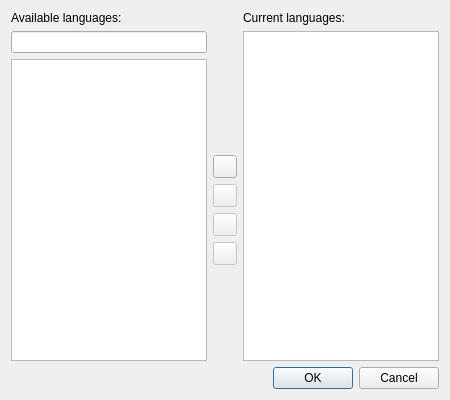
<?xml version="1.0" encoding="UTF-8"?>
<ui version="4.0">
 <class>LanguagesDialog</class>
 <widget class="QDialog" name="LanguagesDialog">
  <property name="geometry">
   <rect>
    <x>0</x>
    <y>0</y>
    <width>450</width>
    <height>400</height>
   </rect>
  </property>
  <property name="windowTitle">
   <string>Edit languages</string>
  </property>
  <property name="windowIcon">
   <iconset theme="preferences-desktop-locale">
    <normaloff>.</normaloff>.</iconset>
  </property>
  <layout class="QGridLayout" name="gridLayout">
   <item row="2" column="1" alignment="Qt::AlignBottom">
    <widget class="QToolButton" name="moveRightButton">
     <property name="icon">
      <iconset theme="arrow-right">
       <normaloff>.</normaloff>.</iconset>
     </property>
     <property name="shortcut">
      <string notr="true">Return</string>
     </property>
    </widget>
   </item>
   <item row="5" column="1" alignment="Qt::AlignTop">
    <widget class="QToolButton" name="moveDownButton">
     <property name="enabled">
      <bool>false</bool>
     </property>
     <property name="icon">
      <iconset theme="arrow-down">
       <normaloff>.</normaloff>.</iconset>
     </property>
    </widget>
   </item>
   <item row="1" column="2" rowspan="5">
    <widget class="QListWidget" name="currentLanguagesListWidget"/>
   </item>
   <item row="3" column="1">
    <widget class="QToolButton" name="moveLeftButton">
     <property name="enabled">
      <bool>false</bool>
     </property>
     <property name="icon">
      <iconset theme="arrow-left">
       <normaloff>.</normaloff>.</iconset>
     </property>
    </widget>
   </item>
   <item row="1" column="0">
    <widget class="QLineEdit" name="searchEdit">
     <property name="clearButtonEnabled">
      <bool>true</bool>
     </property>
    </widget>
   </item>
   <item row="4" column="1">
    <widget class="QToolButton" name="moveUpButton">
     <property name="enabled">
      <bool>false</bool>
     </property>
     <property name="icon">
      <iconset theme="arrow-up">
       <normaloff>.</normaloff>.</iconset>
     </property>
    </widget>
   </item>
   <item row="2" column="0" rowspan="4">
    <widget class="QListWidget" name="availableLanguagesListWidget">
     <property name="sortingEnabled">
      <bool>true</bool>
     </property>
    </widget>
   </item>
   <item row="0" column="0">
    <widget class="QLabel" name="availableLanguagesLabel">
     <property name="sizePolicy">
      <sizepolicy hsizetype="Preferred" vsizetype="Maximum">
       <horstretch>0</horstretch>
       <verstretch>0</verstretch>
      </sizepolicy>
     </property>
     <property name="text">
      <string>Available languages:</string>
     </property>
    </widget>
   </item>
   <item row="0" column="2">
    <widget class="QLabel" name="currentLanguagesLabel">
     <property name="sizePolicy">
      <sizepolicy hsizetype="Preferred" vsizetype="Maximum">
       <horstretch>0</horstretch>
       <verstretch>0</verstretch>
      </sizepolicy>
     </property>
     <property name="text">
      <string>Current languages:</string>
     </property>
    </widget>
   </item>
   <item row="6" column="0" colspan="3">
    <widget class="QDialogButtonBox" name="dialogButtonBox">
     <property name="standardButtons">
      <set>QDialogButtonBox::Cancel|QDialogButtonBox::Ok</set>
     </property>
    </widget>
   </item>
  </layout>
 </widget>
 <tabstops>
  <tabstop>searchEdit</tabstop>
  <tabstop>moveRightButton</tabstop>
  <tabstop>moveLeftButton</tabstop>
  <tabstop>moveUpButton</tabstop>
  <tabstop>moveDownButton</tabstop>
  <tabstop>availableLanguagesListWidget</tabstop>
  <tabstop>currentLanguagesListWidget</tabstop>
 </tabstops>
 <resources/>
 <connections>
  <connection>
   <sender>dialogButtonBox</sender>
   <signal>accepted()</signal>
   <receiver>LanguagesDialog</receiver>
   <slot>accept()</slot>
   <hints>
    <hint type="sourcelabel">
     <x>149</x>
     <y>272</y>
    </hint>
    <hint type="destinationlabel">
     <x>149</x>
     <y>149</y>
    </hint>
   </hints>
  </connection>
  <connection>
   <sender>dialogButtonBox</sender>
   <signal>rejected()</signal>
   <receiver>LanguagesDialog</receiver>
   <slot>reject()</slot>
   <hints>
    <hint type="sourcelabel">
     <x>149</x>
     <y>272</y>
    </hint>
    <hint type="destinationlabel">
     <x>149</x>
     <y>149</y>
    </hint>
   </hints>
  </connection>
  <connection>
   <sender>availableLanguagesListWidget</sender>
   <signal>itemDoubleClicked(QListWidgetItem*)</signal>
   <receiver>LanguagesDialog</receiver>
   <slot>moveLanguageRight()</slot>
   <hints>
    <hint type="sourcelabel">
     <x>149</x>
     <y>146</y>
    </hint>
    <hint type="destinationlabel">
     <x>149</x>
     <y>149</y>
    </hint>
   </hints>
  </connection>
  <connection>
   <sender>searchEdit</sender>
   <signal>textChanged(QString)</signal>
   <receiver>LanguagesDialog</receiver>
   <slot>filterLanguages(QString)</slot>
   <hints>
    <hint type="sourcelabel">
     <x>169</x>
     <y>21</y>
    </hint>
    <hint type="destinationlabel">
     <x>169</x>
     <y>149</y>
    </hint>
   </hints>
  </connection>
  <connection>
   <sender>moveDownButton</sender>
   <signal>clicked()</signal>
   <receiver>LanguagesDialog</receiver>
   <slot>moveLanguageDown()</slot>
   <hints>
    <hint type="sourcelabel">
     <x>224</x>
     <y>267</y>
    </hint>
    <hint type="destinationlabel">
     <x>224</x>
     <y>199</y>
    </hint>
   </hints>
  </connection>
  <connection>
   <sender>moveLeftButton</sender>
   <signal>clicked()</signal>
   <receiver>LanguagesDialog</receiver>
   <slot>moveLanguageLeft()</slot>
   <hints>
    <hint type="sourcelabel">
     <x>224</x>
     <y>191</y>
    </hint>
    <hint type="destinationlabel">
     <x>224</x>
     <y>199</y>
    </hint>
   </hints>
  </connection>
  <connection>
   <sender>moveRightButton</sender>
   <signal>clicked()</signal>
   <receiver>LanguagesDialog</receiver>
   <slot>moveLanguageRight()</slot>
   <hints>
    <hint type="sourcelabel">
     <x>224</x>
     <y>153</y>
    </hint>
    <hint type="destinationlabel">
     <x>224</x>
     <y>199</y>
    </hint>
   </hints>
  </connection>
  <connection>
   <sender>moveUpButton</sender>
   <signal>clicked()</signal>
   <receiver>LanguagesDialog</receiver>
   <slot>moveLanguageUp()</slot>
   <hints>
    <hint type="sourcelabel">
     <x>224</x>
     <y>229</y>
    </hint>
    <hint type="destinationlabel">
     <x>224</x>
     <y>199</y>
    </hint>
   </hints>
  </connection>
  <connection>
   <sender>currentLanguagesListWidget</sender>
   <signal>currentRowChanged(int)</signal>
   <receiver>LanguagesDialog</receiver>
   <slot>checkVerticalMovement(int)</slot>
   <hints>
    <hint type="sourcelabel">
     <x>345</x>
     <y>191</y>
    </hint>
    <hint type="destinationlabel">
     <x>224</x>
     <y>199</y>
    </hint>
   </hints>
  </connection>
 </connections>
 <slots>
  <slot>filterLanguages(QString)</slot>
  <slot>moveLanguageDown()</slot>
  <slot>moveLanguageUp()</slot>
  <slot>moveLanguageLeft()</slot>
  <slot>moveLanguageRight()</slot>
  <slot>checkVerticalMovement(int)</slot>
 </slots>
</ui>
